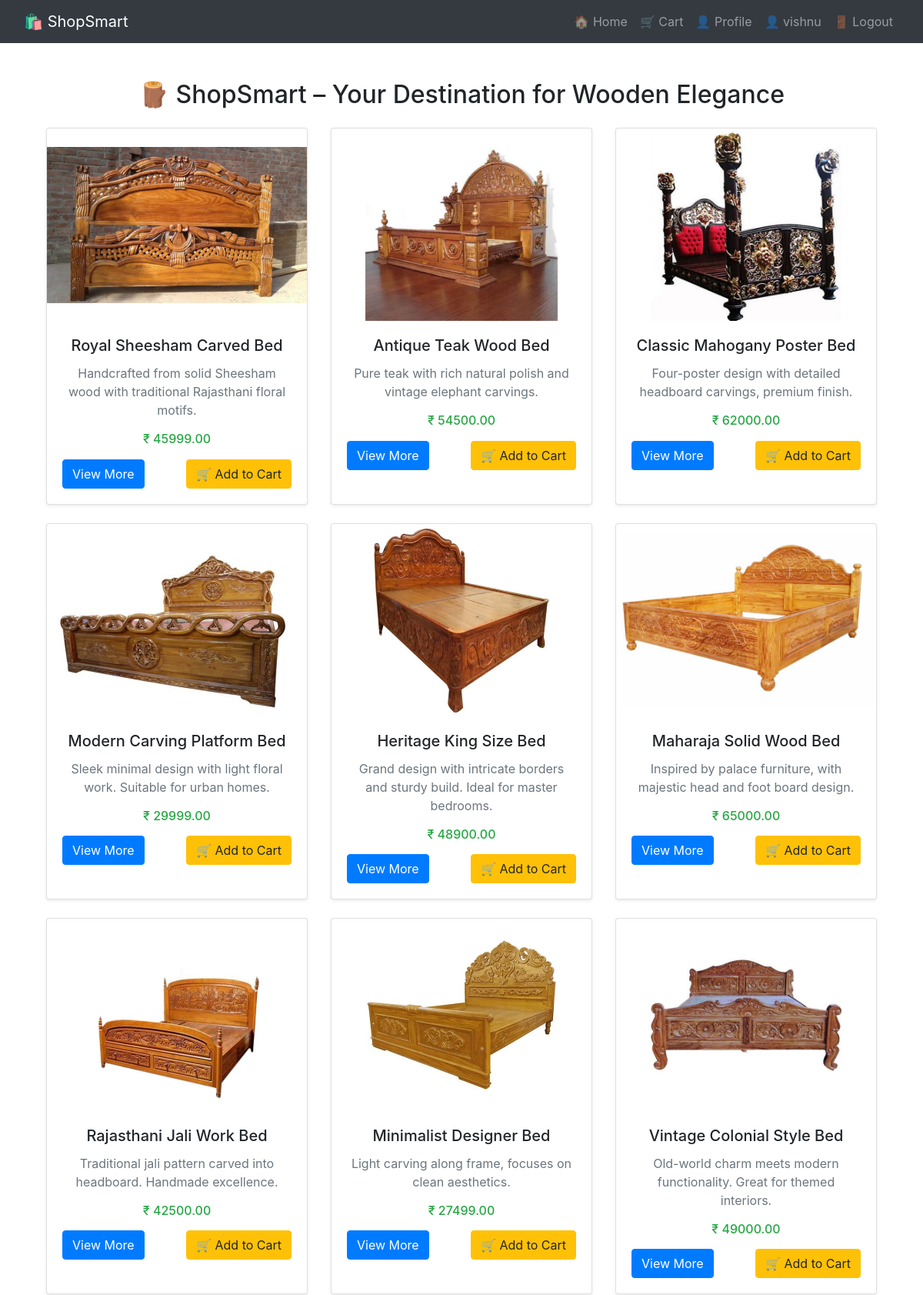
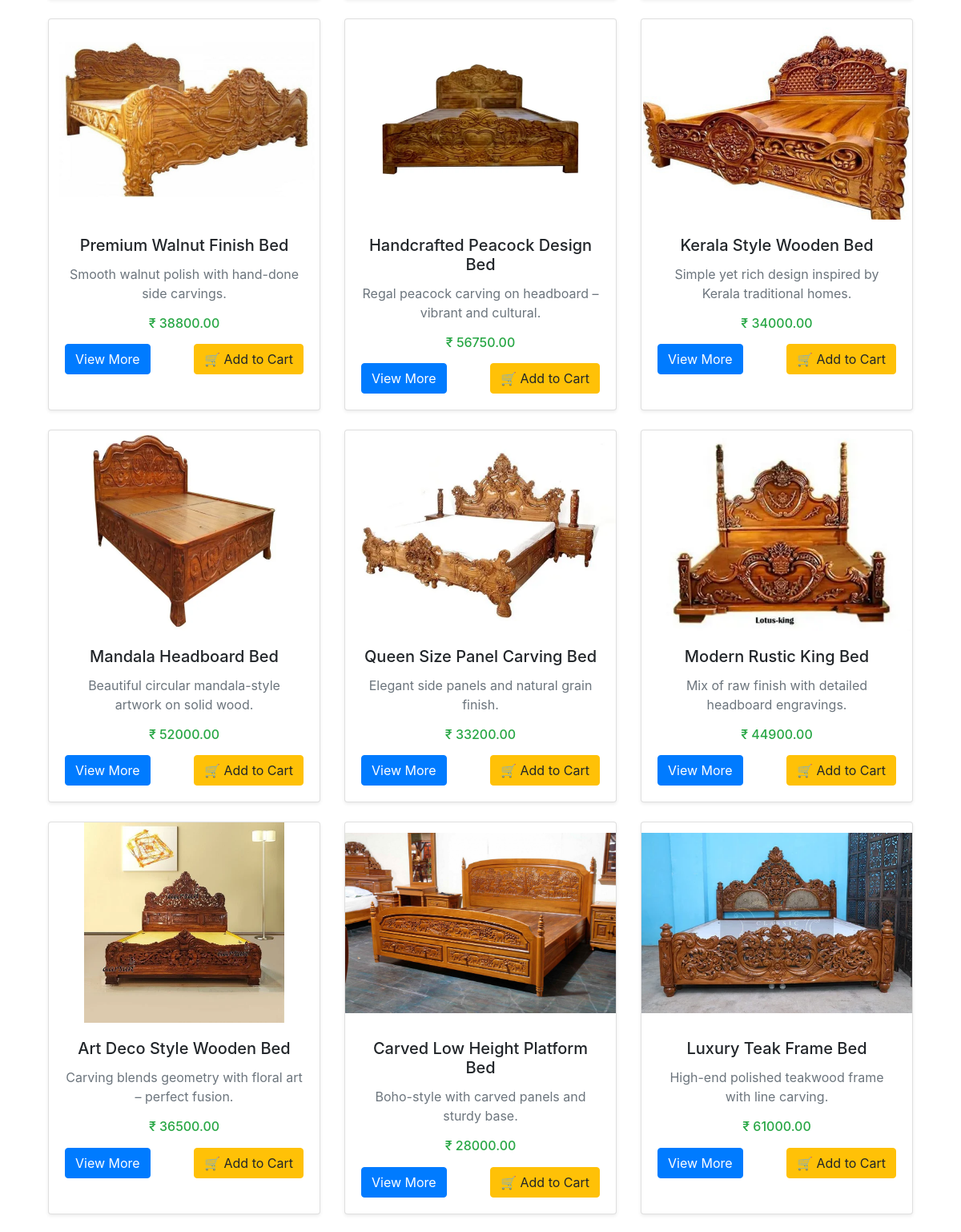
The app's page / (signed in, upper part) with its own data (2 pictures, top to bottom).
### storeapp/models.py (models this page shows, shortened)
class Product(models.Model):
    name = models.CharField(max_length=100)
    description = models.TextField()
    price = models.DecimalField(max_digits=10, decimal_places=2)
    image = models.ImageField(upload_to='product_images/')
    created_at = models.DateTimeField(auto_now_add=True)  # ✅ Add this line

### storeapp/views.py (the view)
# urls.py: 2. Add a URL to urlpatterns:  path('', views.home, name='home')
def home(request):
    products = Product.objects.all()
    return render(request, 'store/home.html', {'products': products})

### storeapp/templates/store/home.html (shortened to what this page needs)
<!DOCTYPE html>
<html lang="en">
<head>
    <link href="https://cdn.jsdelivr.net/npm/bootstrap@5.3.2/dist/css/bootstrap.min.css" rel="stylesheet">
</head>
<body>
{% extends 'base.html' %}
{% block content %}
<div class="container mt-5">
    <h2 class="text-center mb-4">🪵 ShopSmart – Your Destination for Wooden Elegance</h2>
    <div class="row">
        {% for product in products %}
        <div class="col-md-4 mb-4">
            <div class="card h-100 shadow-sm">
                <img src="{{ product.image.url }}" class="card-img-top" alt="{{ product.name }}">
                <div class="card-body text-center">
                    <h5 class="card-title">{{ product.name }}</h5>
                    <p class="card-text text-muted">{{ product.description|truncatechars:100 }}</p>
                    <h6 class="text-success">₹ {{ product.price }}</h6>
                    <div class="d-flex justify-content-between">
                        <a href="{% url 'product_detail' product.pk %}" class="btn btn-primary mt-2">View More</a>
                        <a href="{% url 'add_to_cart' product.pk %}" class="btn btn-warning mt-2">🛒 Add to Cart</a>
                    </div>
                </div>
            </div>
        </div>
        {% empty %}
        <p class="text-center text-danger">No products available.</p>
        {% endfor %}
    </div>
</div>
{% endblock %}

### storeapp/templates/store/base.html (shortened to what this page needs)
<!DOCTYPE html>
<html lang="en">
<head>
  <link rel="stylesheet" href="https://cdn.jsdelivr.net/npm/bootstrap@4.6.2/dist/css/bootstrap.min.css">
</head>
<body>
<nav class="navbar navbar-expand-lg navbar-dark bg-dark sticky-top">
  <div class="container-fluid">
    <a class="navbar-brand" href="/">🛍️ ShopSmart</a>
    <div class="collapse navbar-collapse" id="navbarNav">
      <ul class="navbar-nav ms-auto">
        <li class="nav-item">
          <a class="nav-link" href="{% url 'home' %}">🏠 Home</a>
        </li>
        <li class="nav-item">
          <a class="nav-link" href="{% url 'cart_view' %}">🛒 Cart</a>
        </li>
        <li class="nav-item">
          <a class="nav-link" href="{% url 'profile' %}">👤 Profile</a>
        </li>
        {% if user.is_authenticated %}
          <li class="nav-item">
            <a class="nav-link" href="#">👤 {{ user.username }}</a>
          </li>
          <li class="nav-item">
            <a class="nav-link" href="{% url 'logout' %}">🚪 Logout</a>
          </li>
        {% endif %}
      </ul>
    </div>
  </div>
</nav>
<div class="container mt-4">
  {% block content %}
  {% endblock %}
</div>
</body>
</html>

### storeapp/templates/store/home.html (style rules this page uses)
.card-img-top { height: 250px; object-fit: contain; }

### records on screen
Product: image (picture), name "Royal Sheesham Carved Bed", description "Handcrafted from solid Sheesham wood with traditional Rajasthani floral motifs.", price "45999.00"
Product: image (picture), name "Antique Teak Wood Bed", description "Pure teak with rich natural polish and vintage elephant carvings.", price "54500.00"
Product: image (picture), name "Classic Mahogany Poster Bed", description "Four-poster design with detailed headboard carvings, premium finish.", price "62000.00"
Product: image (picture), name "Modern Carving Platform Bed", description "Sleek minimal design with light floral work. Suitable for urban homes.", price "29999.00"
Product: image (picture), name "Heritage King Size Bed", description "Grand design with intricate borders and sturdy build. Ideal for master bedrooms.", price "48900.00"
Product: image (picture), name "Maharaja Solid Wood Bed", description "Inspired by palace furniture, with majestic head and foot board design.", price "65000.00"
Product: image (picture), name "Rajasthani Jali Work Bed", description "Traditional jali pattern carved into headboard. Handmade excellence.", price "42500.00"
Product: image (picture), name "Minimalist Designer Bed", description "Light carving along frame, focuses on clean aesthetics.", price "27499.00"
Product: image (picture), name "Vintage Colonial Style Bed", description "Old-world charm meets modern functionality. Great for themed interiors.", price "49000.00"
Product: image (picture), name "Premium Walnut Finish Bed", description "Smooth walnut polish with hand-done side carvings.", price "38800.00"
Product: image (picture), name "Handcrafted Peacock Design Bed", description "Regal peacock carving on headboard – vibrant and cultural.", price "56750.00"
Product: image (picture), name "Kerala Style Wooden Bed", description "Simple yet rich design inspired by Kerala traditional homes.", price "34000.00"
Product: image (picture), name "Mandala Headboard Bed", description "Beautiful circular mandala-style artwork on solid wood.", price "52000.00"
Product: image (picture), name "Queen Size Panel Carving Bed", description "Elegant side panels and natural grain finish.", price "33200.00"
Product: image (picture), name "Modern Rustic King Bed", description "Mix of raw finish with detailed headboard engravings.", price "44900.00"
Product: image (picture), name "Art Deco Style Wooden Bed", description "Carving blends geometry with floral art – perfect fusion.", price "36500.00"
Product: image (picture), name "Carved Low Height Platform Bed", description "Boho-style with carved panels and sturdy base.", price "28000.00"
Product: image (picture), name "Luxury Teak Frame Bed", description "High-end polished teakwood frame with line carving.", price "61000.00"

### other values on screen
{{ user.username }} "vishnu"
